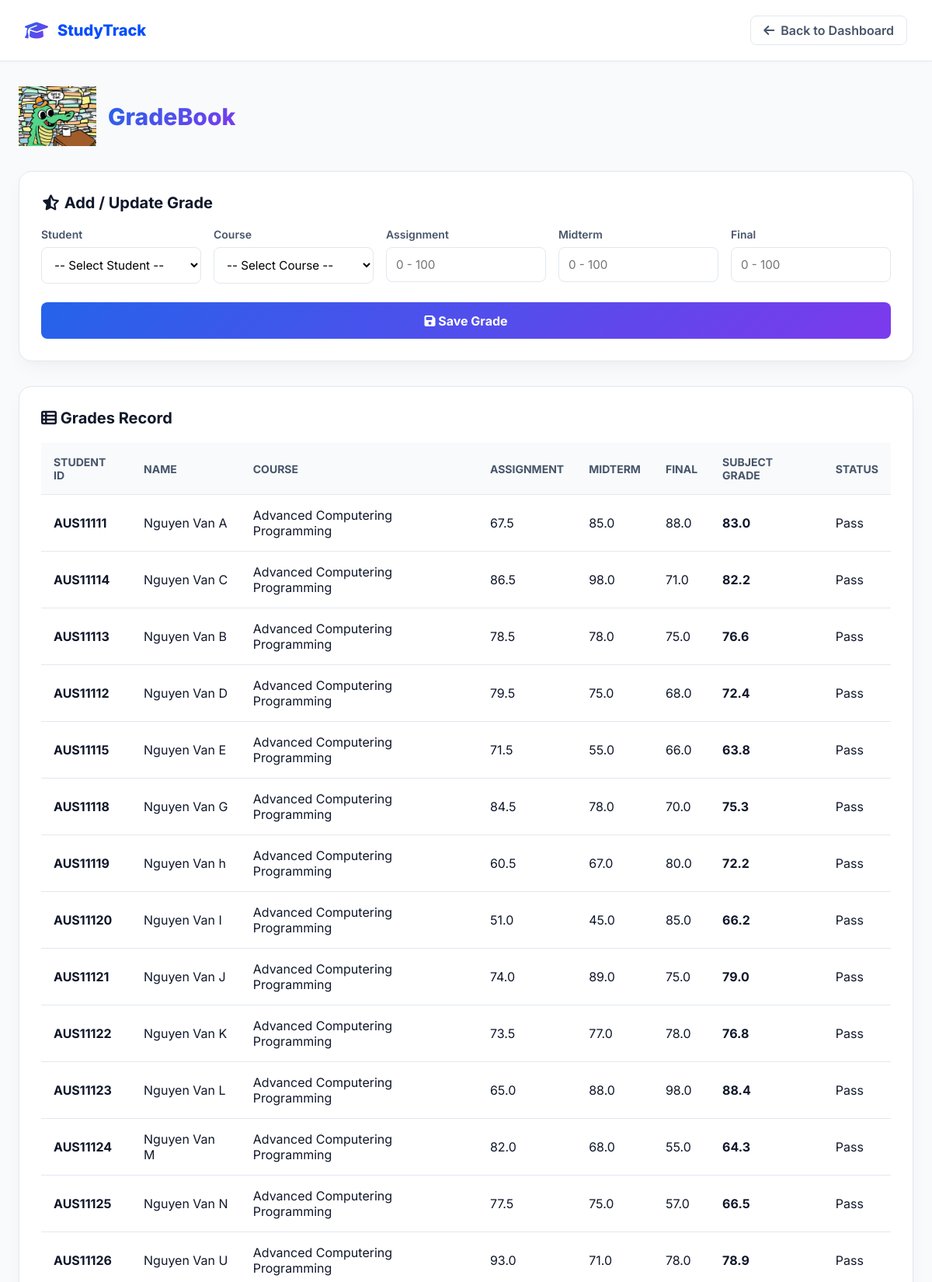
Screenshot of /gradebook (signed in, upper part) with the database file from the repository.
### tables this page shows
CREATE TABLE grades(
    grade_id INTEGER PRIMARY KEY AUTOINCREMENT,

    student_id TEXT,
    course_id TEXT,

    assignment REAL,
    midterm REAL,
    final REAL,

    final_grade REAL,

    FOREIGN KEY(student_id)
        REFERENCES students(student_id),

    FOREIGN KEY(course_id)
        REFERENCES courses(course_id)
    UNIQUE(student_id, course_id)
);

CREATE TABLE students(
        student_id TEXT PRIMARY KEY,
        name TEXT,
        email TEXT,
        major TEXT
    );

CREATE TABLE courses(
        course_id TEXT PRIMARY KEY,
        course_name TEXT,
        credits INTEGER,
        semester TEXT,
        sessions INTEGER
    );

### admin.py (the view, shortened to what this page needs)
@admin_bp.route("/gradebook", methods=["GET","POST"])
@login_required
@admin_required
def gradebook():
    conn = sqlite3.connect(DATABASE)
    cursor = conn.cursor()
    cursor.execute("""
    SELECT
        g.grade_id,
        s.student_id,
        s.name,
        c.course_name,
        g.assignment,
        g.midterm,
        g.final,
        g.final_grade,
        CASE
            WHEN g.final_grade >= 60 THEN 'Pass'
            ELSE 'Fail'
        END AS status
    FROM grades g
    JOIN students s
        ON g.student_id=s.student_id
    JOIN courses c
        ON g.course_id=c.course_id
    """)
    grades = cursor.fetchall()
    cursor.execute(
        "SELECT * FROM students"
    )
    students = cursor.fetchall()
    cursor.execute(
        "SELECT * FROM courses"
    )
    courses = cursor.fetchall()
    conn.close()
    return render_template(
        "admin_page/gradebook.html",
        students=students,
        courses=courses,
        grades=grades
    )

### decorator.py (called while the page is built)
def login_required(f):
    @wraps(f)
    def wrapper(*args,**kwargs):
        if "username" not in session:
            return redirect(
                url_for("auth.login")
            )
        return f(*args,**kwargs)
    return wrapper

def admin_required(f):
    @wraps(f)
    def wrapper(*args, **kwargs):
        if session.get("role") != "admin":
            return redirect(url_for("auth.login"))
        return f(*args, **kwargs)
    return wrapper

### templates/admin_page/gradebook.html (shortened to what this page needs)
<!DOCTYPE html>
<html lang="en">
<head>
    <link rel="stylesheet" href="https://cdnjs.cloudflare.com/ajax/libs/font-awesome/6.4.0/css/all.min.css">
    <link rel="stylesheet" href="{{ url_for('static', filename='css/admin_page/gradebook.css') }}">
</head>
<body>
    <header class="navbar">
        <a href="/admin" class="nav-brand">
            <i class="fa-solid fa-graduation-cap logo-icon"></i>
            <span>StudyTrack</span>
        </a>
        <a href="/admin" class="back-btn">
            <i class="fa-solid fa-arrow-left"></i> Back to Dashboard
        </a>
    </header>
    <div class="container">
        <div class="page-header" style="display: flex; align-items: center; gap: 15px;">
            <img src="{{ url_for('static', filename='gif image/Studying College Life GIF by University of Florida (1).gif') }}"
                alt="Studying Animation" width="100">
            <h1 class="page-title">GradeBook</h1>
        </div>
        <div class="card-panel">
            <h2 class="panel-title"><i class="fa-solid fa-star-half-stroke"></i> Add / Update Grade</h2>
            <form method="POST" class="form-grid">
                <div class="form-group">
                    <label>Student</label>
                    <select name="student_id" class="form-control" required>
                        <option value="" disabled selected>-- Select Student --</option>
                    </select>
                </div>
                <div class="form-group">
                    <label>Course</label>
                    <select name="course_id" class="form-control" required>
                        <option value="" disabled selected>-- Select Course --</option>
                    </select>
                </div>
                <div class="form-group">
                    <label>Assignment</label>
                    <input type="number" step="0.01" name="assignment" class="form-control" placeholder="0 - 100"
                        required>
                </div>
                <div class="form-group">
                    <label>Midterm</label>
                    <input type="number" step="0.01" name="midterm" class="form-control" placeholder="0 - 100" required>
                </div>
                <div class="form-group">
                    <label>Final</label>
                    <input type="number" step="0.01" name="final" class="form-control" placeholder="0 - 100" required>
                </div>
                <button type="submit" class="btn-submit">
                    <i class="fa-solid fa-floppy-disk"></i> Save Grade
                </button>
            </form>
        </div>
        <div class="card-panel">
            <h2 class="panel-title"><i class="fa-solid fa-table-list"></i> Grades Record</h2>
            <div class="table-responsive">
                <table>
                    <thead>
                        <tr>
                            <th>Student ID</th>
                            <th>Name</th>
                            <th>Course</th>
                            <th>Assignment</th>
                            <th>Midterm</th>
                            <th>Final</th>
                            <th>Subject Grade</th>
                            <th>Status</th>
                        </tr>
                    </thead>
                    <tbody>
                        {% for g in grades %}
                        <tr>
                            <td><b>{{g[1]}}</b></td>
                            <td>{{g[2]}}</td>
                            <td>{{g[3]}}</td>
                            <td>{{g[4]}}</td>
                            <td>{{g[5]}}</td>
                            <td>{{g[6]}}</td>
                            <td><b>{{g[7]}}</b></td>
                            <td>
                                <span
                                    class="badge {% if g[8] == 'Passed' %}badge-passed{% else %}badge-failed{% endif %}">
                                    {{g[8]}}
                                </span>
                            </td>
                        </tr>
                        {% else %}
                        <tr>
                            <td colspan="8" class="empty-state">
                                No grades recorded yet.
                            </td>
                        </tr>
                        {% endfor %}
                    </tbody>
                </table>
            </div>
        </div>
    </div>
</body>
</html>

### static/css/admin_page/gradebook.css (style rules this page uses)
:root { --bg-color: #f8fafc; --card-bg: #ffffff; --text-primary: #0f172a; --text-secondary: #475569; --accent-blue: #2563eb; --accent-purple: #7c3aed; --border-color: #e2e8f0; --shadow: 0 10px 25px -5px rgba(0, 0, 0, 0.05), 0 8px 10px -6px rgba(0, 0, 0, 0.01); }
* { box-sizing: border-box; margin: 0; padding: 0; font-family: 'Inter', sans-serif; }
body { background-color: var(--bg-color); color: var(--text-primary); min-height: 100vh; }
.navbar { display: flex; justify-content: space-between; align-items: center; padding: 20px 32px; background: var(--card-bg); border-bottom: 1px solid var(--border-color); box-shadow: 0 2px 4px rgba(0, 0, 0, 0.02); }
.nav-brand { display: flex; align-items: center; gap: 0.75rem; text-decoration: none; color: #004cff; font-weight: 800; font-size: 1.25rem; }
.logo-icon { font-size: 1.5rem; background: linear-gradient(135deg, var(--accent-blue), var(--accent-purple)); -webkit-background-clip: text; background-clip: text; -webkit-text-fill-color: transparent; }
.back-btn { display: flex; align-items: center; gap: 0.5rem; text-decoration: none; color: var(--text-secondary); font-weight: 600; padding: 0.5rem 1rem; border-radius: 0.5rem; border: 1px solid var(--border-color); transition: all 0.2s; }
.container { max-width: 1200px; margin: 2rem auto; padding: 0 1.5rem; }
.page-header { margin-bottom: 2rem; }
.page-title { font-size: 1.875rem; font-weight: 800; background: linear-gradient(135deg, var(--accent-blue), var(--accent-purple)); -webkit-background-clip: text; background-clip: text; -webkit-text-fill-color: transparent; }
.card-panel { background: var(--card-bg); border: 1px solid var(--border-color); border-radius: 1rem; padding: 1.75rem; box-shadow: var(--shadow); margin-bottom: 2rem; }
.panel-title { font-size: 1.25rem; font-weight: 700; margin-bottom: 1.25rem; color: var(--text-primary); }
.form-grid { display: grid; grid-template-columns: repeat(auto-fit, minmax(200px, 1fr)); gap: 1rem; }
.form-group { display: flex; flex-direction: column; gap: 0.5rem; }
.form-group label { font-size: 0.875rem; font-weight: 600; color: var(--text-secondary); }
.form-control { padding: 0.75rem; border: 1px solid var(--border-color); border-radius: 0.5rem; outline: none; font-size: 0.95rem; background-color: #fff; transition: border-color 0.2s; }
.btn-submit { grid-column: 1 / -1; padding: 0.85rem; background: linear-gradient(135deg, var(--accent-blue), var(--accent-purple)); color: white; border: none; border-radius: 0.5rem; font-weight: 700; font-size: 1rem; cursor: pointer; transition: opacity 0.2s; margin-top: 0.5rem; }
.table-responsive { overflow-x: auto; }
table { width: 100%; border-collapse: collapse; text-align: left; }
th, td { padding: 1rem; border-bottom: 1px solid var(--border-color); }
th { background-color: var(--bg-color); color: var(--text-secondary); font-weight: 700; font-size: 0.875rem; text-transform: uppercase; }

### rows the page displays
grades: student_id "AUS11111", name "Nguyen Van A", course_name "Advanced Computering Programming", assignment "67.5", midterm "85.0", final "88.0", final_grade "83.0", g "Pass"
grades: student_id "AUS11114", name "Nguyen Van C", course_name "Advanced Computering Programming", assignment "86.5", midterm "98.0", final "71.0", final_grade "82.2", g "Pass"
grades: student_id "AUS11113", name "Nguyen Van B", course_name "Advanced Computering Programming", assignment "78.5", midterm "78.0", final "75.0", final_grade "76.6", g "Pass"
grades: student_id "AUS11112", name "Nguyen Van D", course_name "Advanced Computering Programming", assignment "79.5", midterm "75.0", final "68.0", final_grade "72.4", g "Pass"
grades: student_id "AUS11115", name "Nguyen Van E", course_name "Advanced Computering Programming", assignment "71.5", midterm "55.0", final "66.0", final_grade "63.8", g "Pass"
grades: student_id "AUS11118", name "Nguyen Van G", course_name "Advanced Computering Programming", assignment "84.5", midterm "78.0", final "70.0", final_grade "75.3", g "Pass"
grades: student_id "AUS11119", name "Nguyen Van h", course_name "Advanced Computering Programming", assignment "60.5", midterm "67.0", final "80.0", final_grade "72.2", g "Pass"
grades: student_id "AUS11120", name "Nguyen Van I", course_name "Advanced Computering Programming", assignment "51.0", midterm "45.0", final "85.0", final_grade "66.2", g "Pass"
grades: student_id "AUS11121", name "Nguyen Van J", course_name "Advanced Computering Programming", assignment "74.0", midterm "89.0", final "75.0", final_grade "79.0", g "Pass"
grades: student_id "AUS11122", name "Nguyen Van K", course_name "Advanced Computering Programming", assignment "73.5", midterm "77.0", final "78.0", final_grade "76.8", g "Pass"
grades: student_id "AUS11123", name "Nguyen Van L", course_name "Advanced Computering Programming", assignment "65.0", midterm "88.0", final "98.0", final_grade "88.4", g "Pass"
grades: student_id "AUS11124", name "Nguyen Van M", course_name "Advanced Computering Programming", assignment "82.0", midterm "68.0", final "55.0", final_grade "64.3", g "Pass"
grades: student_id "AUS11125", name "Nguyen Van N", course_name "Advanced Computering Programming", assignment "77.5", midterm "75.0", final "57.0", final_grade "66.5", g "Pass"
grades: student_id "AUS11126", name "Nguyen Van U", course_name "Advanced Computering Programming", assignment "93.0", midterm "71.0", final "78.0", final_grade "78.9", g "Pass"
